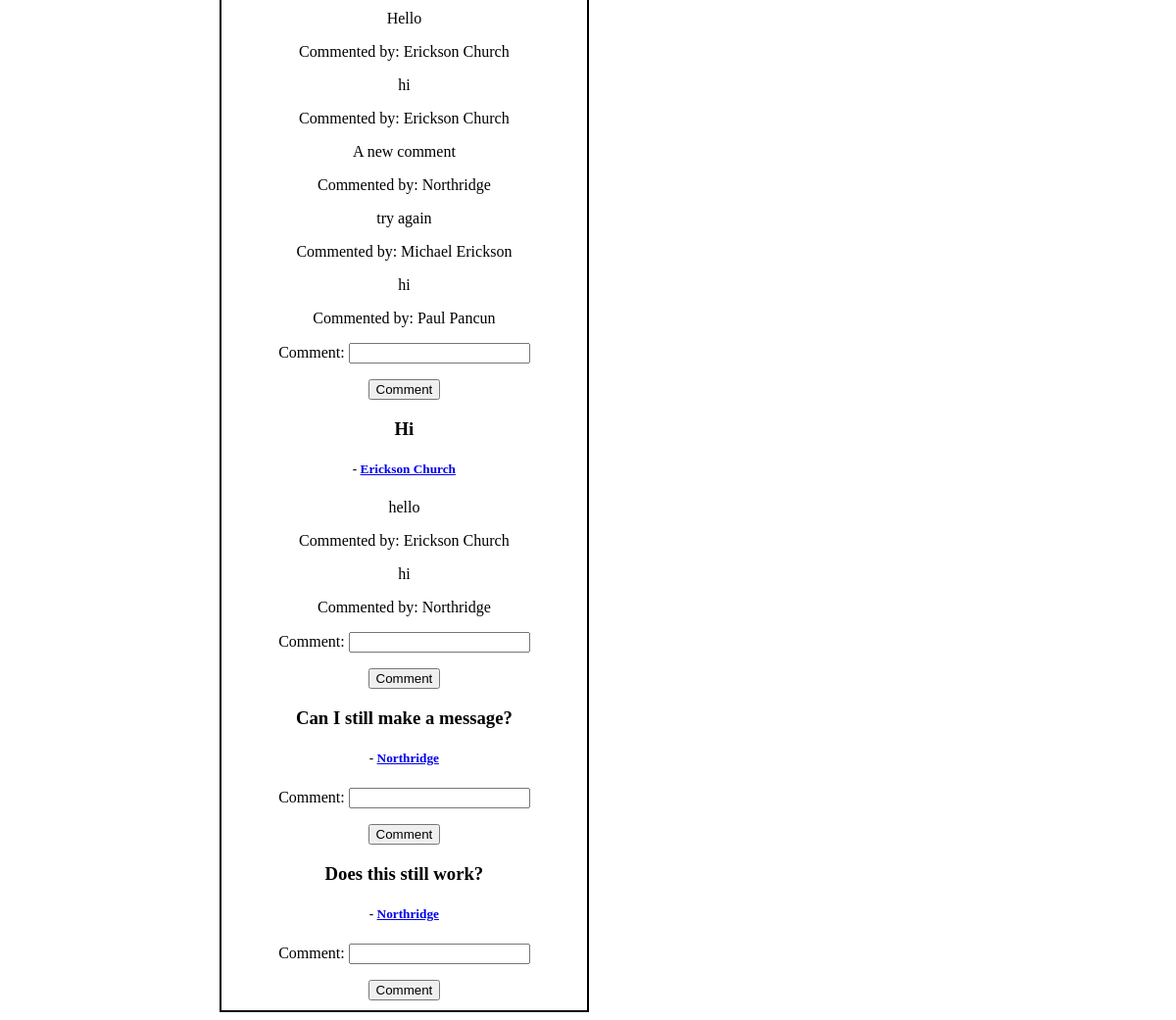
The page /user_home_page (lower part) on the database as committed earlier.
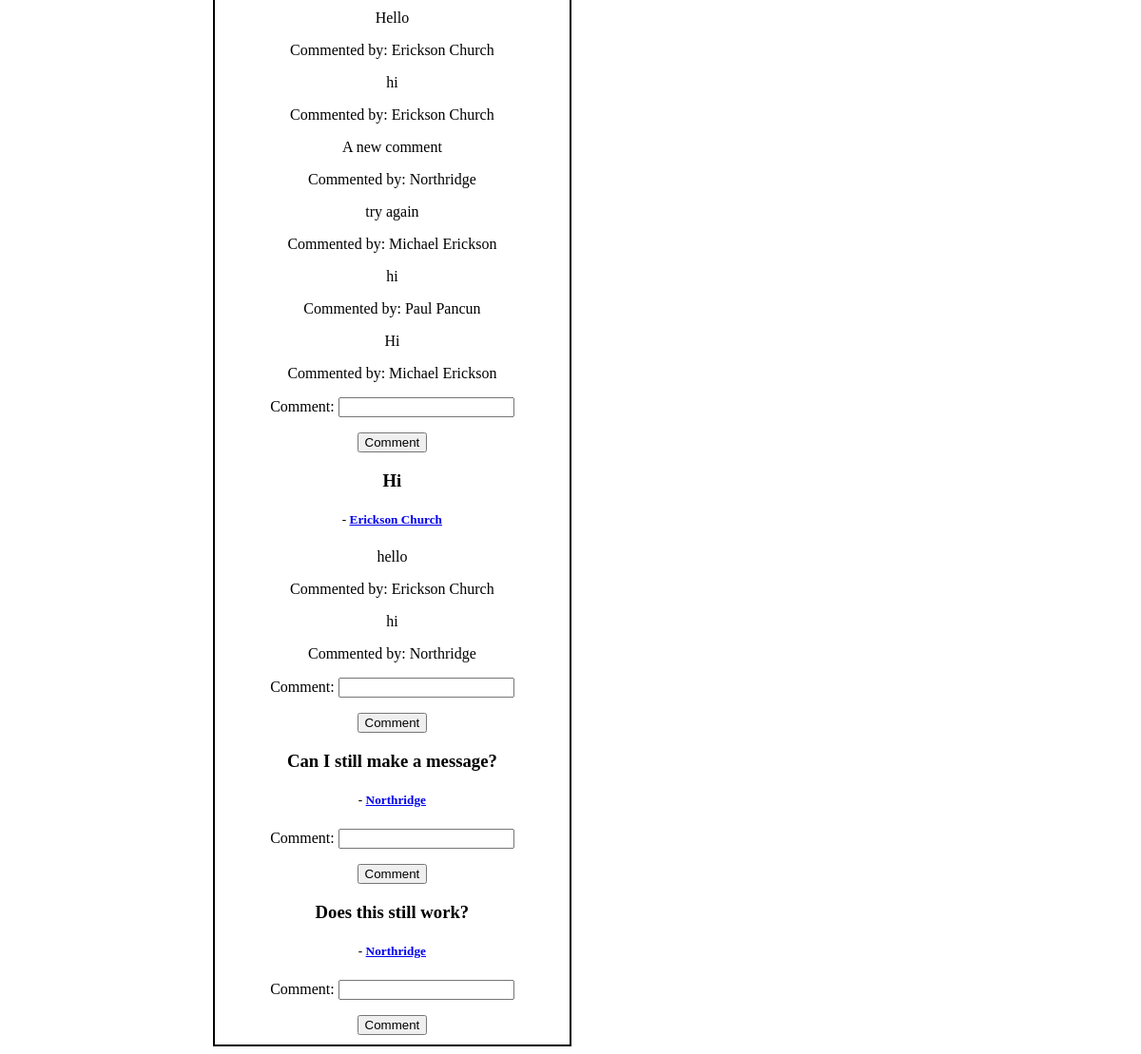
The same page on the database as committed later.
### church_app/models.py (models this page shows)
class ChurchComments(models.Model):
    comment=models.CharField(max_length=255)
    church= models.ForeignKey(Church, related_name='church_comment', on_delete=models.CASCADE)
    wall_message= models.ForeignKey(Message, related_name='church_post_comments', on_delete=models.CASCADE)
    created_at=models.DateTimeField(auto_now_add=True)
    updated_at=models.DateTimeField(auto_now=True)

class Church(models.Model):
    church_name=models.CharField(max_length=255)
    admin_name=models.CharField(max_length=255)
    admin_email=models.CharField(max_length=255)
    password=models.CharField(max_length=255)
    city_state=models.CharField(max_length=255)
    address=models.CharField(max_length=255)
    website=models.CharField(max_length=255)
    facebook=models.CharField(max_length=255)
    instagram=models.CharField(max_length=255)
    twitter=models.CharField(max_length=255)
    church_email=models.CharField(max_length=255)
    church_phone=models.CharField(max_length=13)
    denomination=models.CharField(max_length=255)
    values=models.TextField()
    size=models.CharField(max_length=255)
    youngest=models.CharField(max_length=255)
    younger=models.CharField(max_length=255)
    young=models.CharField(max_length=255)
    old=models.CharField(max_length=255)
    oldest=models.CharField(max_length=255)
    other=models.TextField()
    created_at=models.DateTimeField(auto_now_add=True)
    updated_at=models.DateTimeField(auto_now=True)
    objects=ChurchManager()

class UserComments(models.Model):
    comment=models.CharField(max_length=255)
    user= models.ForeignKey(User, related_name='user_comment', on_delete=models.CASCADE)
    wall_message= models.ForeignKey(Message, related_name='user_post_comments', on_delete=models.CASCADE)
    created_at=models.DateTimeField(auto_now_add=True)
    updated_at=models.DateTimeField(auto_now=True)

class User(models.Model):
    first_name=models.CharField(max_length=255)
    last_name=models.CharField(max_length=255)
    email=models.CharField(max_length=255)
    password=models.CharField(max_length=255)
    age=models.CharField(max_length=20)
    user_address=models.CharField(max_length=255)
    user_city_state=models.CharField(max_length=255)
    user_email=models.CharField(max_length=255)
    user_facebook=models.CharField(max_length=255)
    user_instagram=models.CharField(max_length=255)
    user_twitter=models.CharField(max_length=255)
    family=models.TextField()
    user_phone=models.CharField(max_length=255)
    denomination=models.CharField(max_length=255)
    church_size=models.CharField(max_length=255)
    student_programs=models.CharField(max_length=255)
    small_groups=models.CharField(max_length=255)
    user_info_other=models.TextField()
    created_at=models.DateTimeField(auto_now_add=True)
    updated_at=models.DateTimeField(auto_now=True)
    objects=UserManager()

class Message(models.Model):
    message=models.TextField()
    church= models.ForeignKey(Church, related_name='church_message', on_delete=models.CASCADE)
    created_at=models.DateTimeField(auto_now_add=True)
    updated_at=models.DateTimeField(auto_now=True)

### church_app/views.py (the view)
# urls.py: path('user_home_page', views.user_home_page),
def user_home_page(request):
    context={
        'all_churches': Church.objects.all(),
        'all_messages': Message.objects.all(),
    }
    return render(request, "user_home_page.html", context)

### church_app/templates/user_home_page.html (shortened to what this page needs)
<!DOCTYPE html>
<html lang="en">
<head>
    {% load static %}
    <link rel="stylesheet" href="{% static 'home_page.css' %}">
</head>
<body>
<div id="wrapper">
    <div id="top_right">
        {% for messages in all_messages %}
        <div id="messages">
                <h3>{{messages.message}}</h3>
                <h5>- <a href="/church_profile/{{messages.church.id}}">{{messages.church.church_name}}</a></h5>
        </div>
        <div id="comment">
            {% for comment in messages.church_post_comments.all %}
            <p>{{comment.comment}}</p>
            <p>Commented by: {{comment.church.church_name}}{{comment.user.first_name}}</p>
            {% endfor %}
            {% for comment in messages.user_post_comments.all %}
            <p>{{comment.comment}}</p>
            <p>Commented by: {{comment.user.first_name}} {{comment.user.last_name}}</p>
            {% endfor %}
            <form action="/user_add_comment/{{messages.id}}" method="post">
            <p>Comment: <input type="text" name="comment"></p>
            <input type="submit" value="Comment">
            </form>
        </div>
        {% endfor %}
    </div>
</div>
</body>
</html>

### church_app/static/home_page.css (style rules this page uses)
div#wrapper { margin: 5px; }
h3 { text-align: center; }
div#top_right { text-align: center; display: inline-block; margin-left: 18%; border: 2px black solid; padding: 10px; width: 30%; }

Rows that differ between the two databases and show on the page:
added UserComments: comment "Hi", user.first_name "Michael", user.last_name "Erickson", shown under Message (number 1 of 4 on the later page)
